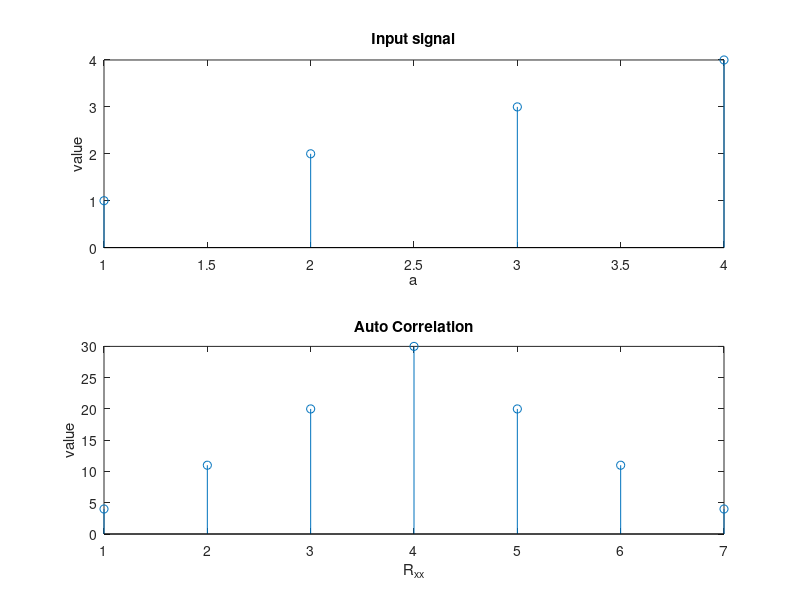

This figure's MATLAB source:
% Auto-correlation function

%x = input('Enter input signal: ');
x = [1 2 3 4];

subplot(2, 1, 1);
stem(x);
xlabel('a');
ylabel('value');
title("Input signal");

subplot(2, 1, 2);
%r = autocorr(x);
r = xcorr(x);
stem(r);
xlabel('R_x_x');
ylabel('value');
title("Auto Correlation");